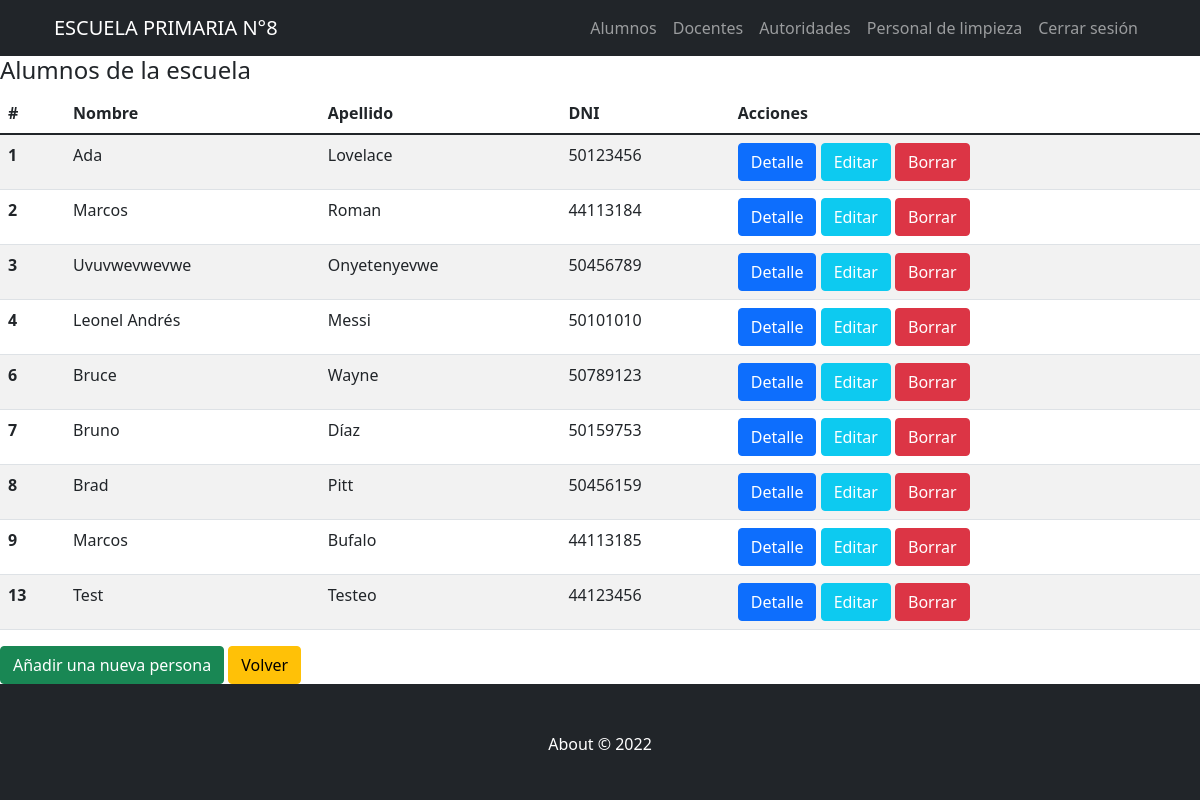
The app's page /AppZero/alumnos/lista (signed in) with its own data.
### AppZero/models.py (models this page shows, shortened)
class Alumno(models.Model):
    nombre=models.CharField(max_length=40)
    apellido=models.CharField(max_length=40)
    DNI = models.IntegerField()
    direccion=models.CharField(max_length=60, blank=True, null=True)
    telefono=models.IntegerField(blank=True, null=True)
    email=models.EmailField(blank=True, null=True)
    calificaciones = models.OneToOneField('Calificacion', null=True, on_delete=models.CASCADE, related_name='+' )
    curso = models.ForeignKey(Curso, on_delete=models.CASCADE)

### AppZero/views.py (the view)
# urls.py: path('alumnos/lista', views.AlumnosList.as_view(), name="AlumnosList"),
@method_decorator(login_required(login_url='Login'), name='dispatch')
@method_decorator(personal_permitido(cargo_permitido=['Preceptor']), name='dispatch')
class AlumnosList(ListView):
    model = Alumno
    template_name = 'AppZero/Alumnos/alumnos_list.html'

### AppZero/Templates/AppZero/Alumnos/alumnos_list.html
{% extends "AppZero/padre.html" %}
{% load static %}
{% block contenidoAdicional %}
<h4>Alumnos de la escuela</h4>
<table class="table table-striped">
    <thead>
      <tr>
        <th scope="col">#</th>
        <th scope="col">Nombre</th>
        <th scope="col">Apellido</th>
        <th scope="col">DNI</th>
        <th scope="col">Acciones</th>
      </tr>
    </thead>
    <tbody>
    {% for alumno in object_list %}
      <tr>
        <th scope="row">{{alumno.id}}</th>
        <td>{{alumno.nombre}}</td>
        <td>{{alumno.apellido}}</td>
        <td>{{alumno.DNI}}</td>
        <td>
            <a class="btn btn-primary" href="{% url 'AlumnosDetail' alumno.id %}">Detalle</a>
            <a class="btn btn-info text-white" href="{% url 'AlumnosUpdate' alumno.id %}">Editar</a>
            <a class="btn btn-danger" href="{% url 'AlumnosDelete' alumno.id %}">Borrar</a>
        </td>
      </tr>
    {% endfor %}
    </tbody>
  </table>
  <a class="btn btn-success" href="{% url 'AlumnosCreate' %}">Añadir una nueva persona</a>
  <a class="btn btn-warning" href="{% url 'VerGrados' %}">Volver</a>
{% endblock %}

### records on screen
Alumno: id "1", nombre "Ada", apellido "Lovelace", DNI "50123456"
Alumno: id "2", nombre "Marcos", apellido "Roman", DNI "44113184"
Alumno: id "3", nombre "Uvuvwevwevwe", apellido "Onyetenyevwe", DNI "50456789"
Alumno: id "4", nombre "Leonel Andrés", apellido "Messi", DNI "50101010"
Alumno: id "6", nombre "Bruce", apellido "Wayne", DNI "50789123"
Alumno: id "7", nombre "Bruno", apellido "Díaz", DNI "50159753"
Alumno: id "8", nombre "Brad", apellido "Pitt", DNI "50456159"
Alumno: id "9", nombre "Marcos", apellido "Bufalo", DNI "44113185"
Alumno: id "13", nombre "Test", apellido "Testeo", DNI "44123456"
